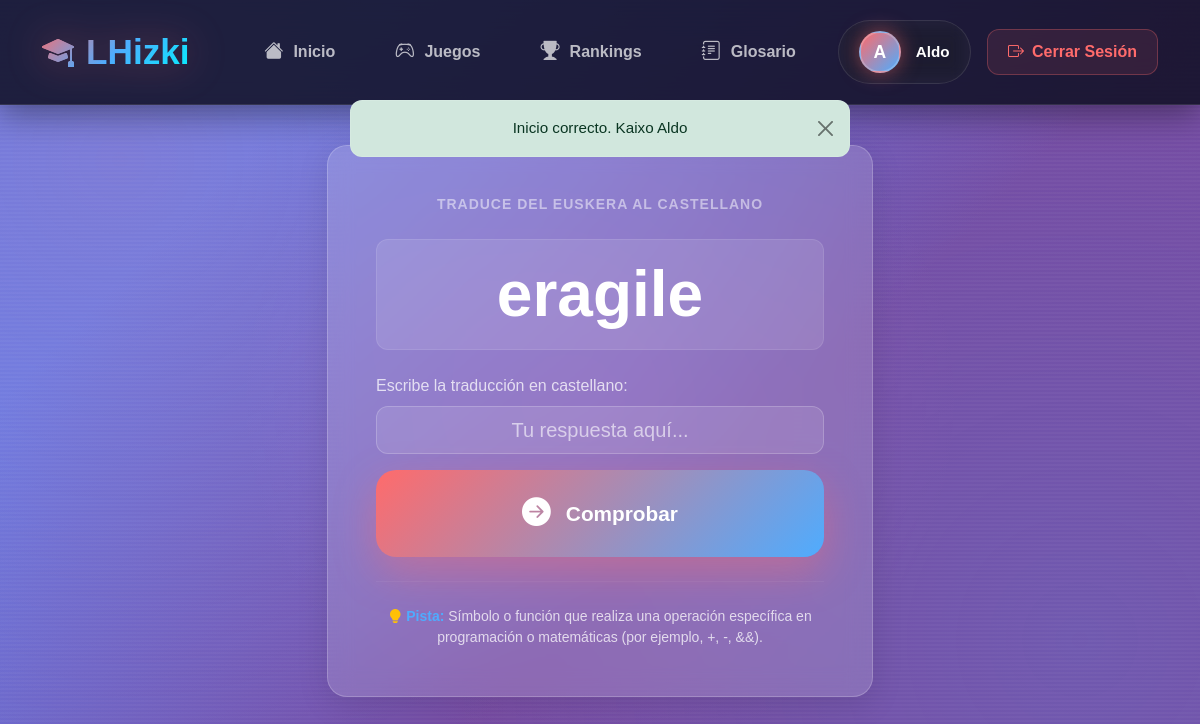
The app's page /usuario/index.php?section=traduccionJuego (signed in) with its own data.
### tables this page shows
CREATE TABLE IF NOT EXISTS `glosario` (
  `id` int NOT NULL AUTO_INCREMENT,
  `rama` int NOT NULL,
  `cast` varchar(100) NOT NULL,
  `eusk` varchar(100) NOT NULL,
  `definicion` varchar(500) NOT NULL,
  PRIMARY KEY (`id`),
  KEY `FK_glosario_ramas` (`rama`),
  CONSTRAINT `FK_glosario_ramas` FOREIGN KEY (`rama`) REFERENCES `ramas` (`id`)
);

### usuario/models/AccesoBD_class.php (called while the page is built, shortened)
<?php
require_once __DIR__ . '/../../core/database.php';
class AccesoBD_Usuario {
public function obtenerPalabraTraduccionPorUsuario($rama) {
    $db = new AccesoBD();
    $conn = $db->conexion;
    $sql = "SELECT * FROM glosario WHERE rama = ? ORDER BY RAND() LIMIT 1";
    $stmt = $conn->prepare($sql);
    $stmt->bind_param("i", $rama);
    $stmt->execute();
    $res = $stmt->get_result()->fetch_assoc();
    return $res;
}
}
?>

### core/Database.php (called while the page is built, shortened)
<?php
class AccesoBD {
    function conectar() {
        $this->conexion = mysqli_connect(self::RUTA, self::USER, self::PASS, self::BD)
            or die("Error al establecer la conexión con la BD");
    }
}
?>

### usuario/sections/traduccionJuego.php (the view, shortened to what this page needs)
<?php
require_once __DIR__ . '/../models/AccesoBD_class.php';
$bd = new AccesoBD_Usuario();
$rama = $bd->obtenerIdRamaPorSector($_SESSION['user']['sector'] ?? '');
$palabra = $bd->obtenerPalabraTraduccionPorUsuario($rama);
?>
<link rel="stylesheet" href="./css/sectionsfinal.css">
    <div class="container">
        <div class="row justify-content-center">
            <div class="col-lg-6 col-md-8 col-sm-10 col-11">
                    <div class="glass-effect text-white p-3 p-sm-4 p-md-5">
                        <div class="text-center">
                            <p class="text-light-50 text-uppercase small fw-bold" style="letter-spacing: 1px;">
                                TRADUCE DEL EUSKERA AL CASTELLANO
                            </p>
                            <div class="word-display my-4">
                                <h1 class="display-3 fw-bold my-0 text-white-full" id="palabra-eusk">
                                    <?= htmlspecialchars($palabra['eusk']); ?>
                                </h1>
                            </div>
                        </div>
                        <form id="formTraduccion" method="POST" action="./controllers/traduccion_controller.php">
                            <div class="mb-3">
                                <label for="respuestaInput" class="form-label text-light-75">
                                    Escribe la traducción en castellano:
                                </label>
                                <input type="text" name="respuesta" id="respuestaInput"
                                       class="form-control form-control-lg form-control-glass text-center py-2"
                                       placeholder="Tu respuesta aquí..." required autocomplete="off" autofocus>
                            </div>
                           <button type="submit" class="submit-button">
                              <i class="bi bi-arrow-right-circle-fill"></i>
                              <span>Comprobar</span>
                          </button>
                        </form>
                        <hr style="border-color: rgba(255,255,255,0.2);" class="my-4">
                        <p class="text-center text-light-75 mb-0 small">
                            <i class="bi bi-lightbulb-fill text-warning"></i>
                            <strong  style="color: #4facfe;">Pista:</strong> <?= htmlspecialchars($palabra['definicion']); ?>
                        </p>
                    </div>
            </div>
        </div>
    </div>

### usuario/css/sectionsfinal.css (style rules this page uses)
.submit-button { width: 100%; padding: 22px; background: linear-gradient(135deg, #ff6b6b 0%, #4facfe 100%); color: white; border: none; border-radius: 20px; font-size: 1.3rem; font-weight: 800; cursor: pointer; transition: all 0.4s cubic-bezier(0.4, 0, 0.2, 1); display: flex; align-items: center; justify-content: center; gap: 15px; box-shadow: 0 15px 40px rgba(255, 107, 107, 0.4); position: relative; z-index: 1; overflow: hidden; }
.submit-button::before { content: ''; position: absolute; top: 50%; left: 50%; width: 0; height: 0; background: rgba(255, 255, 255, 0.2); border-radius: 50%; transform: translate(-50%, -50%); transition: width 0.6s ease, height 0.6s ease; }
.submit-button i { font-size: 1.8rem; }
body, .btn, .form-control { font-family: 'Poppins', sans-serif; }
.glass-effect { background: rgba(255, 255, 255, 0.15); backdrop-filter: blur(12px); -webkit-backdrop-filter: blur(12px); border: 1px solid rgba(255, 255, 255, 0.2); box-shadow: 0 8px 32px 0 rgba(0, 0, 0, 0.1); border-radius: 1.25rem; }
.form-control-glass { background: rgba(255, 255, 255, 0.1); border: 1px solid rgba(255, 255, 255, 0.2); color: white; border-radius: 0.75rem; transition: all 0.3s ease; }
.form-control-glass::placeholder { color: rgba(255, 255, 255, 0.6); }
.text-light-50 { color: rgba(255, 255, 255, 0.5) !important; }
.text-light-75 { color: rgba(255, 255, 255, 0.75) !important; }
.text-white-full { color: white !important; }
.word-display { background: rgba(255, 255, 255, 0.1); padding: 1rem; border-radius: 0.75rem; border: 1px solid rgba(255, 255, 255, 0.1); }

### usuario/index.php (style rules this page uses)
* { margin: 0; padding: 0; box-sizing: border-box; }
body { font-family: 'Inter', -apple-system, BlinkMacSystemFont, 'Segoe UI', sans-serif; background: linear-gradient(135deg, #667eea 20%, #764ba2 60%); min-height: 100vh; padding-bottom: 100px; position: relative; overflow-x: hidden; }
body::before { content: ''; position: fixed; top: 0; left: 0; width: 100%; height: 100%; background: radial-gradient(circle at 10% 20%, rgba(255, 107, 107, 0.15) 0%, transparent 50%), radial-gradient(circle at 90% 80%, rgba(79, 172, 254, 0.15) 0%, transparent 50%), radial-gradient(circle at 50% 50%, rgba(250, 139, 255, 0.1) 0%, transparent 50%); pointer-events: none; z-index: 0; }
body::after { content: ''; position: fixed; top: 0; left: 0; width: 100%; height: 100%; background-image: repeating-linear-gradient(0deg, transparent, transparent 2px, rgba(255, 255, 255, 0.03) 2px, rgba(255, 255, 255, 0.03) 4px); pointer-events: none; z-index: 0; }
@media (min-width: 769px) { body { padding-bottom: 0; } }

### records on screen
glosario: eusk "eragile", definicion "Símbolo o función que realiza una operación específica en programación o matemáticas (por ejemplo, +, -, &&)."

### other values on screen
t('inicio') "Inicio"
t('juegos') "Juegos"
t('rankings') "Rankings"
t('glosario') "Glosario"
substr($usuario['nombre'], 0, 1) "A"
$usuario['nombre'] "Aldo"
t('cerrar_sesion') "Cerrar Sesión"
$_SESSION['mensaje'] "Inicio correcto. Kaixo Aldo"
